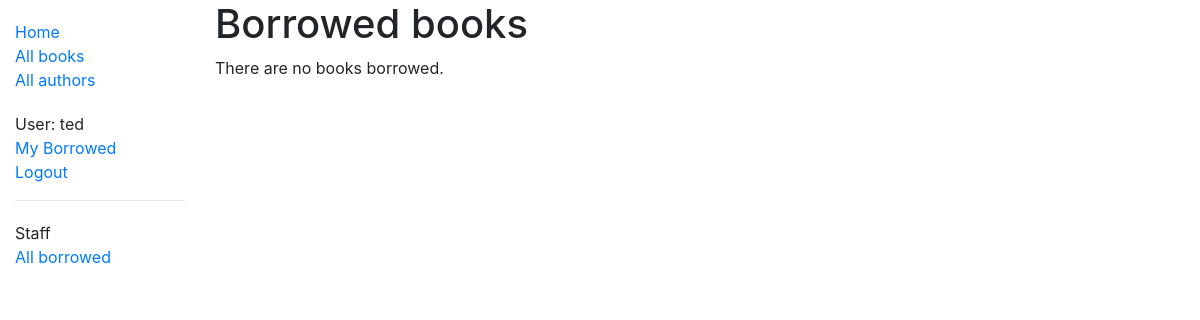
Page /catalog/mybooks/ (signed in) on the earlier database version.
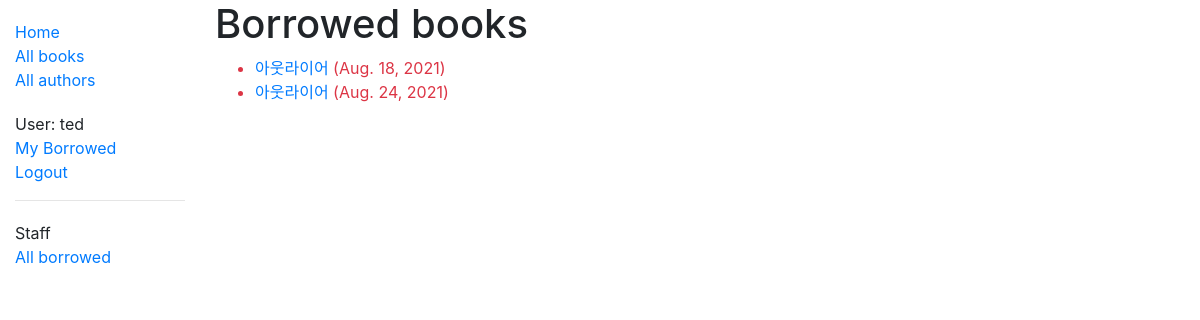
Same page on the later database version.
### catalog/models.py (models this page shows, shortened)
class BookInstance(models.Model):
    LOAN_STATUS = (
        ("m", "Maintenance"),
        ("o", "On loan"),
        ("a", "Available"),
        ("r", "Reserved"),
    )
    id = models.UUIDField(
        primary_key=True,
        default=uuid.uuid4,
        help_text="Unique ID for this particular book across whole library",
    )
    book = models.ForeignKey("Book", on_delete=models.SET_NULL, null=True)
    imprint = models.CharField(max_length=200)
    due_back = models.DateField(null=True, blank=True)
    status = models.CharField(
        max_length=1,
        choices=LOAN_STATUS,
        blank=True,
        default="m",
        help_text="Book Availability",
    )
    borrower = models.ForeignKey(User, on_delete=models.SET_NULL, null=True, blank=True)
    class Meta:
        ordering = ["due_back"]
        permissions = (("can_mark_returned", "Set book as returned"),)
    @property
    def is_overdue(self):
        if self.due_back and date.today() > self.due_back:
            return True
        return False

class Book(models.Model):
    title = models.CharField(max_length=200)
    author = models.ForeignKey("Author", on_delete=models.SET_NULL, null=True)
    summary = models.TextField(
        max_length=300, help_text="Enter a brief description of the book"
    )
    isbn = models.CharField(
        "ISBN",
        max_length=13,
        help_text="13 Character <a href='https://www.isbn-international.org/content/what-isbn'>ISBN number</a>",
    )
    genre = models.ManyToManyField(Genre, help_text="Select a genre for this book")
    language = models.ForeignKey("language", on_delete=models.SET_NULL, null=True)
    def display_genre(self):
        """Create A string for the Genre. This is required to display genre in Admin"""
        return ", ".join(genre.name for genre in self.genre.all()[:3])
    display_genre.short_description = "Genre"

### catalog/views.py (the view)
# urls.py: path("mybooks/", views.LoanedBooksByUserListView.as_view(), name="my-borrowed"),
class LoanedBooksByUserListView(LoginRequiredMixin, generic.ListView):
    model = BookInstance
    template_name = "catalog/bookinstance_list_borrowed_user.html"
    paginate_by = 10
    def get_queryset(self):
        return (
            BookInstance.objects.filter(borrower=self.request.user)
            .filter(status__exact="o")
            .order_by("due_back")
        )

### catalog/templates/catalog/bookinstance_list_borrowed_user.html
{% extends "base_generic.html" %}
{% block content %}
    <h1>Borrowed books</h1>
    {% if bookinstance_list %}
    <ul>
      {% for bookinst in bookinstance_list %}
      <li class="{% if bookinst.is_overdue %}text-danger{% endif %}">
        <a href="{% url 'book-detail' bookinst.book.pk %}">{{bookinst.book.title}}</a> ({{ bookinst.due_back }})
      </li>
      {% endfor %}
    </ul>
    {% else %}
      <p>There are no books borrowed.</p>
    {% endif %}
{% endblock %}

Differences in the rows shown:
now on this page (row edited): BookInstance: book "아웃라이어", due_back "Aug. 18, 2021"
now on this page (row edited): BookInstance: book "아웃라이어", due_back "Aug. 24, 2021"
Other differences:
text no longer shown: "There are no books borrowed."
